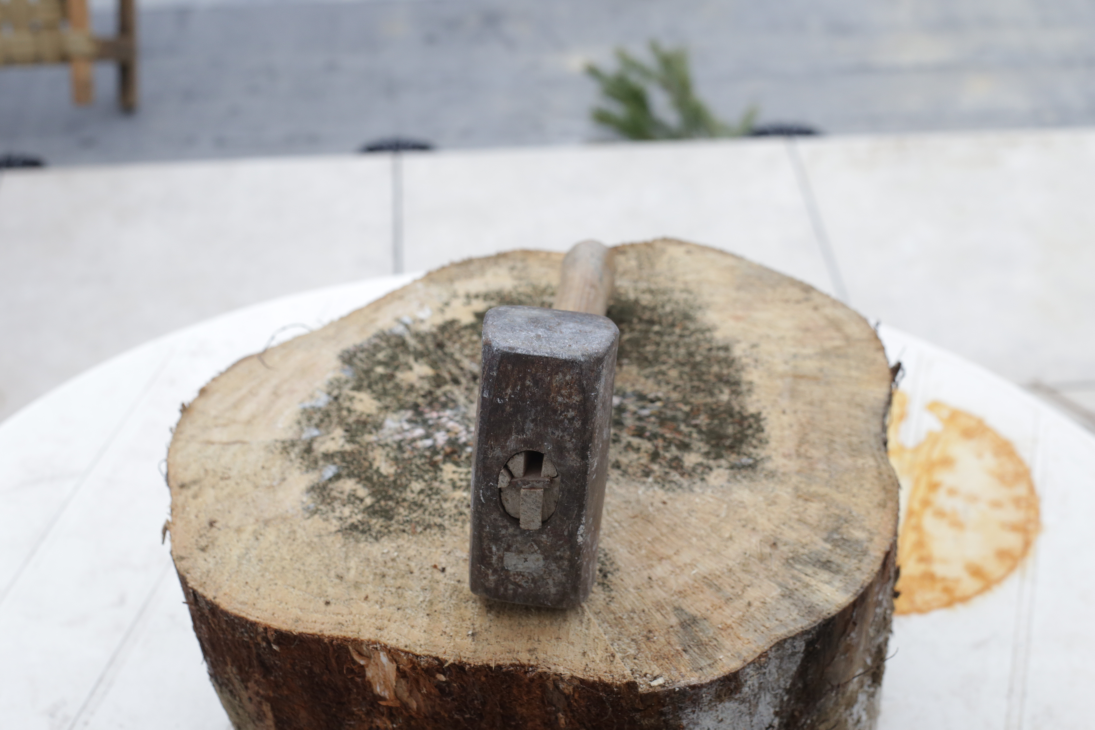
#> input picture Images/IMG_1599.JPG, 5472 x 3648 px (shown at 1/5 size); its folder holds only this picture in this run
$ python processing.py
#> lines starting #> are read from the running program, lines starting #| are printed output that depends on the picture
#!/usr/bin/env python3
"""
Structure from Motion (SfM) Pipeline - WITH MESH GENERATION
Reconstructs sparse 3D point cloud from ordered 2D images and generates meshes
"""

import cv2
import numpy as np
import os
import glob

# ============================================================================
# CONFIGURATION
# ============================================================================

SCRIPT_DIR = os.path.dirname(os.path.abspath(__file__))

CONFIG = {
    'IMAGES_DIR': os.path.join(SCRIPT_DIR, 'Images'),
    'IMAGE_EXTENSIONS': ['.jpg', '.png', '.jpeg', '.ppm', '.JPG', '.PNG', '.JPEG', '.PPM'],
    'MAX_IMAGES': 100,
    'DOWNSCALE_FACTOR': 0.7,
    'MIN_MATCHES': 20,
    'REPROJ_THRESHOLD': 3.0,
    'LOWE_RATIO': 0.75,
    'SIFT_FEATURES': 3000,
    'MAX_PAIR_DISTANCE': 5,
    'MIN_INLIER_RATIO': 0.15,
    'OUTPUT_FORMATS': ['ply', 'obj', 'xyz'],
    'OUTPUT_DIR': SCRIPT_DIR,
    # Mesh generation settings
    'GENERATE_MESH': True,
    'MESH_METHODS': ['poisson', 'ball_pivoting', 'alpha_shape'],  # Available methods
    'POISSON_DEPTH': 9,           # Poisson octree depth (8-10 recommended)
    'BALL_PIVOT_RADIUS': None,    # Auto-calculate if None
    'ALPHA_SHAPE_ALPHA': None,    # Auto-calculate if None
}

K_MATRIX = np.array([
    [800, 0, 320],
    [0, 800, 240],
    [0,   0,   1]
], dtype=np.float64)

AUTO_CALIBRATE = True


# ============================================================================
# HELPERS
# ============================================================================

# [23 lines left out: function load_intrinsics, not called in this run]


def load_and_preprocess_images():
    print(f"📂 Looking for images in:\n  {CONFIG['IMAGES_DIR']}\n")

    if not os.path.exists(CONFIG['IMAGES_DIR']):
        raise FileNotFoundError(f"Image folder not found: {CONFIG['IMAGES_DIR']}")

    paths = []
    for ext in CONFIG['IMAGE_EXTENSIONS']:
        paths.extend(glob.glob(os.path.join(CONFIG['IMAGES_DIR'], f"*{ext}")))

    paths = sorted(paths)[:CONFIG['MAX_IMAGES']]

    if len(paths) < 2:
        raise ValueError(f"Need at least 2 images, found {len(paths)}")

    images_color, images_gray = [], []

    for path in paths:
        img = cv2.imread(path)
        if img is None:
            print(f"⚠️  Warning: Could not load {path}")
            continue

        if CONFIG['DOWNSCALE_FACTOR'] != 1.0:
            new_w = int(img.shape[1] * CONFIG['DOWNSCALE_FACTOR'])
            new_h = int(img.shape[0] * CONFIG['DOWNSCALE_FACTOR'])
            img = cv2.resize(img, (new_w, new_h))

        gray = cv2.cvtColor(img, cv2.COLOR_BGR2GRAY)

        images_color.append(img)
        images_gray.append(gray)

    print(f"✅ Loaded {len(images_gray)} images")
    return images_color, images_gray, paths


# [74 lines left out: functions detect_features, match_features, get_points, estimate_pose, visualize_matches, not called in this run]


def remove_duplicate_images(images_color, images_gray, paths, threshold=5.0):
    """Remove duplicate or near-duplicate images"""
    print("\n🔍 Removing duplicate images...")

    unique_indices = [0]

    for i in range(1, len(images_gray)):
        is_duplicate = False
        for j in unique_indices:
            diff = cv2.absdiff(images_gray[i], images_gray[j])
            mean_diff = np.mean(diff)
            if mean_diff < threshold:
                is_duplicate = True
                break

        if not is_duplicate:
            unique_indices.append(i)

    print(f"  ✅ Kept {len(unique_indices)}/{len(images_gray)} unique images")

    return (
        [images_color[i] for i in unique_indices],
        [images_gray[i] for i in unique_indices],
        [paths[i] for i in unique_indices]
    )


# ============================================================================
# TRIANGULATION
# ============================================================================

# [464 lines left out: functions triangulate, estimate_normals, generate_mesh_poisson, generate_mesh_ball_pivoting, generate_mesh_alpha_shape, save_mesh_o3d and 7 more, not called in this run]


# ============================================================================
# MAIN
# ============================================================================

def main():
    print("=" * 60)
    print("🏗️  STRUCTURE FROM MOTION + MESH GENERATION")
    print("=" * 60)

    images_color, images_gray, paths = load_and_preprocess_images()
#> in load_and_preprocess_images, img is the input picture: shape (3648, 5472, 3); mean B, G, R 169.8, 174.4, 178.8
#> in load_and_preprocess_images, `gray = cv2.cvtColor(img, cv2.COLOR_BGR2GRAY)`:
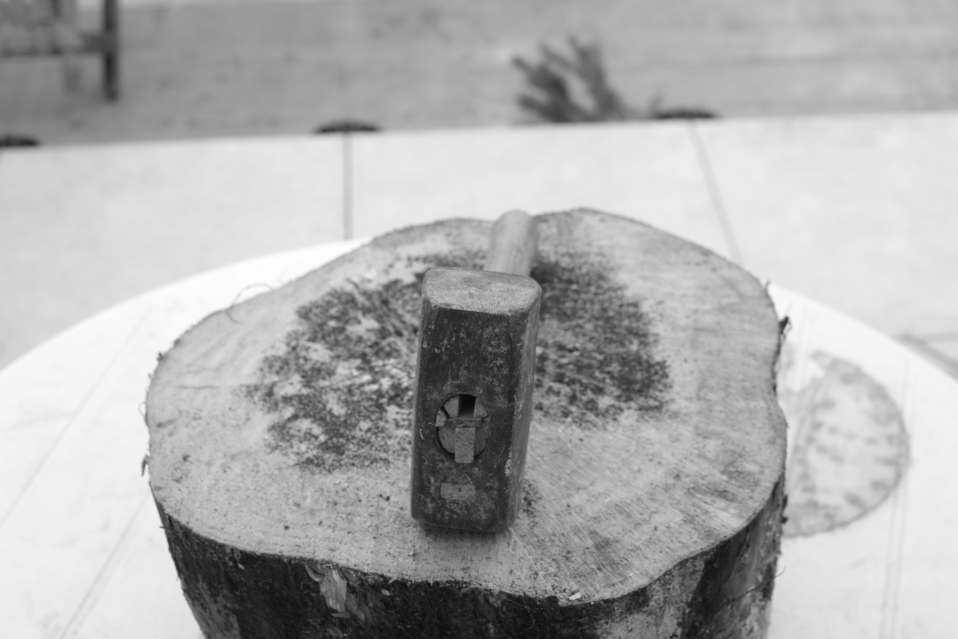
#> gray: shape (2553, 3830) (shown at 1/4 size); min 8, max 255, mean 175.1
#| ✅ Loaded 2 images
#> images_color = 2 items; images_gray = 2 items; paths = 2 items

    images_color, images_gray, paths = remove_duplicate_images(
        images_color, images_gray, paths, threshold=5.0
    )
#> the loop in remove_duplicate_images, `for i in range(1, len(images_gray)):` made 1 pass
#> after the loop in remove_duplicate_images, `for i in range(1, len(images_gray)):`: diff: shape (2553, 3830); every value is 0
#> after the loop in remove_duplicate_images, `for i in range(1, len(images_gray)):`: unique_indices = [0]
#|   ✅ Kept 1/2 unique images
#> images_color = 1 item; images_gray = 1 item; paths = 1 item

    if len(images_gray) < 2:
        print("\n❌ Not enough unique images!")
        return

    K = load_intrinsics(images_color[0].shape)
    kps_list, desc_list = detect_features(images_gray)

    points, colors = reconstruct_multiview(images_color, kps_list, desc_list, K, paths)

    if points is None or len(points) == 0:
        print("\n❌ RECONSTRUCTION FAILED")
        return

    # Export point cloud
    export_all_formats(points, colors, "reconstruction_sparse")

    # Generate meshes
    generate_all_meshes(points, colors)

    print("\n" + "="*60)
    print("✅ RECONSTRUCTION COMPLETE!")
    print("="*60)
    print(f"\n📊 Results:")
    print(f"  • Point cloud: {len(points)} points")
    print(f"  • Output directory: {CONFIG['OUTPUT_DIR']}")
    print(f"\n📂 Generated files:")
    print(f"  • reconstruction_sparse.ply (point cloud)")
    if CONFIG['GENERATE_MESH']:
        print(f"  • mesh_poisson.obj (Poisson reconstruction)")
        print(f"  • mesh_ball_pivoting.obj (Ball Pivoting)")
        print(f"  • mesh_alpha_shape.obj (Alpha Shape)")

    print(f"\n💡 Tips:")
    print(f"  • Open .obj files in Blender, MeshLab, or CloudCompare")
    print(f"  • Poisson usually gives the smoothest results")
    print(f"  • Ball Pivoting preserves more detail")
    print(f"  • Alpha Shape is good for sparse data")
    print("="*60)


if __name__ == "__main__":
    main()
